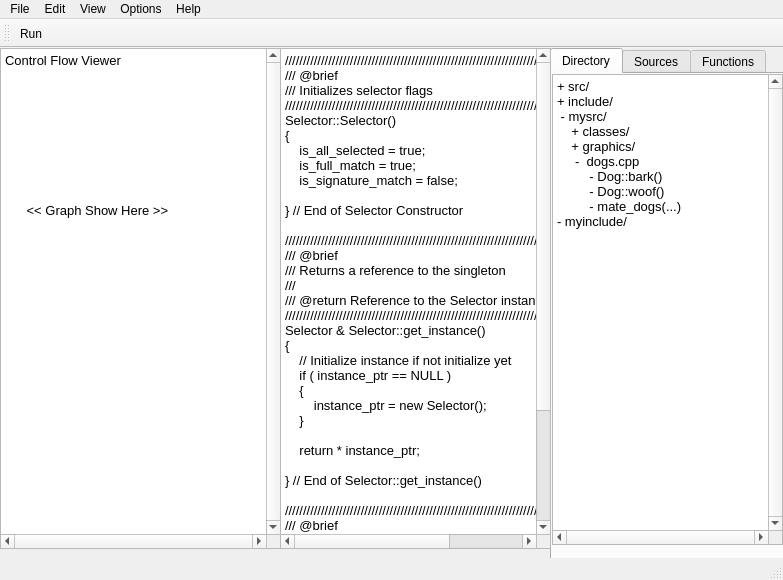
<?xml version="1.0" encoding="UTF-8"?>
<ui version="4.0">
 <class>MainWindow</class>
 <widget class="QMainWindow" name="MainWindow">
  <property name="geometry">
   <rect>
    <x>0</x>
    <y>0</y>
    <width>783</width>
    <height>580</height>
   </rect>
  </property>
  <property name="windowTitle">
   <string>MainWindow</string>
  </property>
  <widget class="QWidget" name="centralwidget">
   <widget class="QTabWidget" name="tabWidget">
    <property name="geometry">
     <rect>
      <x>550</x>
      <y>0</y>
      <width>241</width>
      <height>531</height>
     </rect>
    </property>
    <property name="whatsThis">
     <string>Cat
</string>
    </property>
    <property name="currentIndex">
     <number>0</number>
    </property>
    <widget class="QWidget" name="tab">
     <property name="contextMenuPolicy">
      <enum>Qt::DefaultContextMenu</enum>
     </property>
     <property name="acceptDrops">
      <bool>false</bool>
     </property>
     <property name="whatsThis">
      <string/>
     </property>
     <property name="styleSheet">
      <string/>
     </property>
     <attribute name="title">
      <string>Directory</string>
     </attribute>
     <widget class="QTextEdit" name="textEdit_3">
      <property name="geometry">
       <rect>
        <x>0</x>
        <y>0</y>
        <width>231</width>
        <height>471</height>
       </rect>
      </property>
      <property name="verticalScrollBarPolicy">
       <enum>Qt::ScrollBarAlwaysOn</enum>
      </property>
      <property name="horizontalScrollBarPolicy">
       <enum>Qt::ScrollBarAlwaysOn</enum>
      </property>
      <property name="html">
       <string>&lt;!DOCTYPE HTML PUBLIC &quot;-//W3C//DTD HTML 4.0//EN&quot; &quot;http://www.w3.org/TR/REC-html40/strict.dtd&quot;&gt;
&lt;html&gt;&lt;head&gt;&lt;meta name=&quot;qrichtext&quot; content=&quot;1&quot; /&gt;&lt;style type=&quot;text/css&quot;&gt;
p, li { white-space: pre-wrap; }
&lt;/style&gt;&lt;/head&gt;&lt;body style=&quot; font-family:'Sans'; font-size:10pt; font-weight:400; font-style:normal;&quot;&gt;
&lt;p style=&quot; margin-top:0px; margin-bottom:0px; margin-left:0px; margin-right:0px; -qt-block-indent:0; text-indent:0px;&quot;&gt;+ src/&lt;/p&gt;
&lt;p style=&quot; margin-top:0px; margin-bottom:0px; margin-left:0px; margin-right:0px; -qt-block-indent:0; text-indent:0px;&quot;&gt;+ include/&lt;br /&gt; - mysrc/&lt;/p&gt;
&lt;p style=&quot; margin-top:0px; margin-bottom:0px; margin-left:0px; margin-right:0px; -qt-block-indent:0; text-indent:0px;&quot;&gt;    + classes/&lt;/p&gt;
&lt;p style=&quot; margin-top:0px; margin-bottom:0px; margin-left:0px; margin-right:0px; -qt-block-indent:0; text-indent:0px;&quot;&gt;    + graphics/&lt;/p&gt;
&lt;p style=&quot; margin-top:0px; margin-bottom:0px; margin-left:0px; margin-right:0px; -qt-block-indent:0; text-indent:0px;&quot;&gt;     -  dogs.cpp&lt;/p&gt;
&lt;p style=&quot; margin-top:0px; margin-bottom:0px; margin-left:0px; margin-right:0px; -qt-block-indent:0; text-indent:0px;&quot;&gt;         - Dog::bark()&lt;/p&gt;
&lt;p style=&quot; margin-top:0px; margin-bottom:0px; margin-left:0px; margin-right:0px; -qt-block-indent:0; text-indent:0px;&quot;&gt;         - Dog::woof()&lt;/p&gt;
&lt;p style=&quot; margin-top:0px; margin-bottom:0px; margin-left:0px; margin-right:0px; -qt-block-indent:0; text-indent:0px;&quot;&gt;         - mate_dogs(...)&lt;/p&gt;
&lt;p style=&quot; margin-top:0px; margin-bottom:0px; margin-left:0px; margin-right:0px; -qt-block-indent:0; text-indent:0px;&quot;&gt;- myinclude/&lt;/p&gt;&lt;/body&gt;&lt;/html&gt;</string>
      </property>
     </widget>
    </widget>
    <widget class="QWidget" name="tab_3">
     <attribute name="title">
      <string>Sources</string>
     </attribute>
    </widget>
    <widget class="QWidget" name="tab_2">
     <attribute name="title">
      <string>Functions</string>
     </attribute>
    </widget>
   </widget>
   <widget class="QTextEdit" name="textEdit">
    <property name="geometry">
     <rect>
      <x>280</x>
      <y>0</y>
      <width>271</width>
      <height>501</height>
     </rect>
    </property>
    <property name="verticalScrollBarPolicy">
     <enum>Qt::ScrollBarAlwaysOn</enum>
    </property>
    <property name="horizontalScrollBarPolicy">
     <enum>Qt::ScrollBarAlwaysOn</enum>
    </property>
    <property name="lineWrapMode">
     <enum>QTextEdit::NoWrap</enum>
    </property>
    <property name="html">
     <string>&lt;!DOCTYPE HTML PUBLIC &quot;-//W3C//DTD HTML 4.0//EN&quot; &quot;http://www.w3.org/TR/REC-html40/strict.dtd&quot;&gt;
&lt;html&gt;&lt;head&gt;&lt;meta name=&quot;qrichtext&quot; content=&quot;1&quot; /&gt;&lt;style type=&quot;text/css&quot;&gt;
p, li { white-space: pre-wrap; }
&lt;/style&gt;&lt;/head&gt;&lt;body style=&quot; font-family:'Sans'; font-size:10pt; font-weight:400; font-style:normal;&quot;&gt;
&lt;p style=&quot; margin-top:0px; margin-bottom:0px; margin-left:0px; margin-right:0px; -qt-block-indent:0; text-indent:0px;&quot;&gt;//////////////////////////////////////////////////////////////////////////////&lt;/p&gt;
&lt;p style=&quot; margin-top:0px; margin-bottom:0px; margin-left:0px; margin-right:0px; -qt-block-indent:0; text-indent:0px;&quot;&gt;/// @brief&lt;/p&gt;
&lt;p style=&quot; margin-top:0px; margin-bottom:0px; margin-left:0px; margin-right:0px; -qt-block-indent:0; text-indent:0px;&quot;&gt;/// Initializes selector flags&lt;/p&gt;
&lt;p style=&quot; margin-top:0px; margin-bottom:0px; margin-left:0px; margin-right:0px; -qt-block-indent:0; text-indent:0px;&quot;&gt;//////////////////////////////////////////////////////////////////////////////&lt;/p&gt;
&lt;p style=&quot; margin-top:0px; margin-bottom:0px; margin-left:0px; margin-right:0px; -qt-block-indent:0; text-indent:0px;&quot;&gt;Selector::Selector()&lt;/p&gt;
&lt;p style=&quot; margin-top:0px; margin-bottom:0px; margin-left:0px; margin-right:0px; -qt-block-indent:0; text-indent:0px;&quot;&gt;{&lt;/p&gt;
&lt;p style=&quot; margin-top:0px; margin-bottom:0px; margin-left:0px; margin-right:0px; -qt-block-indent:0; text-indent:0px;&quot;&gt;    is_all_selected = true;&lt;/p&gt;
&lt;p style=&quot; margin-top:0px; margin-bottom:0px; margin-left:0px; margin-right:0px; -qt-block-indent:0; text-indent:0px;&quot;&gt;    is_full_match = true;&lt;/p&gt;
&lt;p style=&quot; margin-top:0px; margin-bottom:0px; margin-left:0px; margin-right:0px; -qt-block-indent:0; text-indent:0px;&quot;&gt;    is_signature_match = false;&lt;/p&gt;
&lt;p style=&quot;-qt-paragraph-type:empty; margin-top:0px; margin-bottom:0px; margin-left:0px; margin-right:0px; -qt-block-indent:0; text-indent:0px;&quot;&gt;&lt;/p&gt;
&lt;p style=&quot; margin-top:0px; margin-bottom:0px; margin-left:0px; margin-right:0px; -qt-block-indent:0; text-indent:0px;&quot;&gt;} // End of Selector Constructor&lt;/p&gt;
&lt;p style=&quot;-qt-paragraph-type:empty; margin-top:0px; margin-bottom:0px; margin-left:0px; margin-right:0px; -qt-block-indent:0; text-indent:0px;&quot;&gt;&lt;/p&gt;
&lt;p style=&quot; margin-top:0px; margin-bottom:0px; margin-left:0px; margin-right:0px; -qt-block-indent:0; text-indent:0px;&quot;&gt;//////////////////////////////////////////////////////////////////////////////&lt;/p&gt;
&lt;p style=&quot; margin-top:0px; margin-bottom:0px; margin-left:0px; margin-right:0px; -qt-block-indent:0; text-indent:0px;&quot;&gt;/// @brief&lt;/p&gt;
&lt;p style=&quot; margin-top:0px; margin-bottom:0px; margin-left:0px; margin-right:0px; -qt-block-indent:0; text-indent:0px;&quot;&gt;/// Returns a reference to the singleton&lt;/p&gt;
&lt;p style=&quot; margin-top:0px; margin-bottom:0px; margin-left:0px; margin-right:0px; -qt-block-indent:0; text-indent:0px;&quot;&gt;///&lt;/p&gt;
&lt;p style=&quot; margin-top:0px; margin-bottom:0px; margin-left:0px; margin-right:0px; -qt-block-indent:0; text-indent:0px;&quot;&gt;/// @return Reference to the Selector instance&lt;/p&gt;
&lt;p style=&quot; margin-top:0px; margin-bottom:0px; margin-left:0px; margin-right:0px; -qt-block-indent:0; text-indent:0px;&quot;&gt;//////////////////////////////////////////////////////////////////////////////&lt;/p&gt;
&lt;p style=&quot; margin-top:0px; margin-bottom:0px; margin-left:0px; margin-right:0px; -qt-block-indent:0; text-indent:0px;&quot;&gt;Selector &amp;amp; Selector::get_instance()&lt;/p&gt;
&lt;p style=&quot; margin-top:0px; margin-bottom:0px; margin-left:0px; margin-right:0px; -qt-block-indent:0; text-indent:0px;&quot;&gt;{&lt;/p&gt;
&lt;p style=&quot; margin-top:0px; margin-bottom:0px; margin-left:0px; margin-right:0px; -qt-block-indent:0; text-indent:0px;&quot;&gt;    // Initialize instance if not initialize yet&lt;/p&gt;
&lt;p style=&quot; margin-top:0px; margin-bottom:0px; margin-left:0px; margin-right:0px; -qt-block-indent:0; text-indent:0px;&quot;&gt;    if ( instance_ptr == NULL )&lt;/p&gt;
&lt;p style=&quot; margin-top:0px; margin-bottom:0px; margin-left:0px; margin-right:0px; -qt-block-indent:0; text-indent:0px;&quot;&gt;    {&lt;/p&gt;
&lt;p style=&quot; margin-top:0px; margin-bottom:0px; margin-left:0px; margin-right:0px; -qt-block-indent:0; text-indent:0px;&quot;&gt;        instance_ptr = new Selector();&lt;/p&gt;
&lt;p style=&quot; margin-top:0px; margin-bottom:0px; margin-left:0px; margin-right:0px; -qt-block-indent:0; text-indent:0px;&quot;&gt;    }&lt;/p&gt;
&lt;p style=&quot;-qt-paragraph-type:empty; margin-top:0px; margin-bottom:0px; margin-left:0px; margin-right:0px; -qt-block-indent:0; text-indent:0px;&quot;&gt;&lt;/p&gt;
&lt;p style=&quot; margin-top:0px; margin-bottom:0px; margin-left:0px; margin-right:0px; -qt-block-indent:0; text-indent:0px;&quot;&gt;    return * instance_ptr;&lt;/p&gt;
&lt;p style=&quot;-qt-paragraph-type:empty; margin-top:0px; margin-bottom:0px; margin-left:0px; margin-right:0px; -qt-block-indent:0; text-indent:0px;&quot;&gt;&lt;/p&gt;
&lt;p style=&quot; margin-top:0px; margin-bottom:0px; margin-left:0px; margin-right:0px; -qt-block-indent:0; text-indent:0px;&quot;&gt;} // End of Selector::get_instance()&lt;/p&gt;
&lt;p style=&quot;-qt-paragraph-type:empty; margin-top:0px; margin-bottom:0px; margin-left:0px; margin-right:0px; -qt-block-indent:0; text-indent:0px;&quot;&gt;&lt;/p&gt;
&lt;p style=&quot; margin-top:0px; margin-bottom:0px; margin-left:0px; margin-right:0px; -qt-block-indent:0; text-indent:0px;&quot;&gt;//////////////////////////////////////////////////////////////////////////////&lt;/p&gt;
&lt;p style=&quot; margin-top:0px; margin-bottom:0px; margin-left:0px; margin-right:0px; -qt-block-indent:0; text-indent:0px;&quot;&gt;/// @brief&lt;/p&gt;
&lt;p style=&quot; margin-top:0px; margin-bottom:0px; margin-left:0px; margin-right:0px; -qt-block-indent:0; text-indent:0px;&quot;&gt;/// Populates the selection data from the config&lt;/p&gt;
&lt;p style=&quot; margin-top:0px; margin-bottom:0px; margin-left:0px; margin-right:0px; -qt-block-indent:0; text-indent:0px;&quot;&gt;///&lt;/p&gt;
&lt;p style=&quot; margin-top:0px; margin-bottom:0px; margin-left:0px; margin-right:0px; -qt-block-indent:0; text-indent:0px;&quot;&gt;/// @param config A reference to the config&lt;/p&gt;
&lt;p style=&quot; margin-top:0px; margin-bottom:0px; margin-left:0px; margin-right:0px; -qt-block-indent:0; text-indent:0px;&quot;&gt;//////////////////////////////////////////////////////////////////////////////&lt;/p&gt;
&lt;p style=&quot; margin-top:0px; margin-bottom:0px; margin-left:0px; margin-right:0px; -qt-block-indent:0; text-indent:0px;&quot;&gt;void Selector::select( const vector&amp;lt;string&amp;gt; &amp;amp; selection_list )&lt;/p&gt;
&lt;p style=&quot; margin-top:0px; margin-bottom:0px; margin-left:0px; margin-right:0px; -qt-block-indent:0; text-indent:0px;&quot;&gt;{&lt;/p&gt;
&lt;p style=&quot; margin-top:0px; margin-bottom:0px; margin-left:0px; margin-right:0px; -qt-block-indent:0; text-indent:0px;&quot;&gt;    // If selection list is empty, then nothing default to all selected &lt;/p&gt;
&lt;p style=&quot; margin-top:0px; margin-bottom:0px; margin-left:0px; margin-right:0px; -qt-block-indent:0; text-indent:0px;&quot;&gt;    is_all_selected = ( selection_list.size() == 0 );&lt;/p&gt;
&lt;p style=&quot;-qt-paragraph-type:empty; margin-top:0px; margin-bottom:0px; margin-left:0px; margin-right:0px; -qt-block-indent:0; text-indent:0px;&quot;&gt;&lt;/p&gt;
&lt;p style=&quot;-qt-paragraph-type:empty; margin-top:0px; margin-bottom:0px; margin-left:0px; margin-right:0px; -qt-block-indent:0; text-indent:0px;&quot;&gt;&lt;/p&gt;&lt;/body&gt;&lt;/html&gt;</string>
    </property>
   </widget>
   <widget class="QTextEdit" name="textEdit_2">
    <property name="geometry">
     <rect>
      <x>0</x>
      <y>0</y>
      <width>281</width>
      <height>501</height>
     </rect>
    </property>
    <property name="verticalScrollBarPolicy">
     <enum>Qt::ScrollBarAlwaysOn</enum>
    </property>
    <property name="horizontalScrollBarPolicy">
     <enum>Qt::ScrollBarAlwaysOn</enum>
    </property>
    <property name="html">
     <string>&lt;!DOCTYPE HTML PUBLIC &quot;-//W3C//DTD HTML 4.0//EN&quot; &quot;http://www.w3.org/TR/REC-html40/strict.dtd&quot;&gt;
&lt;html&gt;&lt;head&gt;&lt;meta name=&quot;qrichtext&quot; content=&quot;1&quot; /&gt;&lt;style type=&quot;text/css&quot;&gt;
p, li { white-space: pre-wrap; }
&lt;/style&gt;&lt;/head&gt;&lt;body style=&quot; font-family:'Sans'; font-size:10pt; font-weight:400; font-style:normal;&quot;&gt;
&lt;p style=&quot; margin-top:0px; margin-bottom:0px; margin-left:0px; margin-right:0px; -qt-block-indent:0; text-indent:0px;&quot;&gt;Control Flow Viewer&lt;/p&gt;
&lt;p style=&quot;-qt-paragraph-type:empty; margin-top:0px; margin-bottom:0px; margin-left:0px; margin-right:0px; -qt-block-indent:0; text-indent:0px;&quot;&gt;&lt;/p&gt;
&lt;p style=&quot;-qt-paragraph-type:empty; margin-top:0px; margin-bottom:0px; margin-left:0px; margin-right:0px; -qt-block-indent:0; text-indent:0px;&quot;&gt;&lt;/p&gt;
&lt;p style=&quot;-qt-paragraph-type:empty; margin-top:0px; margin-bottom:0px; margin-left:0px; margin-right:0px; -qt-block-indent:0; text-indent:0px;&quot;&gt;&lt;/p&gt;
&lt;p style=&quot;-qt-paragraph-type:empty; margin-top:0px; margin-bottom:0px; margin-left:0px; margin-right:0px; -qt-block-indent:0; text-indent:0px;&quot;&gt;&lt;/p&gt;
&lt;p style=&quot;-qt-paragraph-type:empty; margin-top:0px; margin-bottom:0px; margin-left:0px; margin-right:0px; -qt-block-indent:0; text-indent:0px;&quot;&gt;&lt;/p&gt;
&lt;p style=&quot;-qt-paragraph-type:empty; margin-top:0px; margin-bottom:0px; margin-left:0px; margin-right:0px; -qt-block-indent:0; text-indent:0px;&quot;&gt;&lt;/p&gt;
&lt;p style=&quot;-qt-paragraph-type:empty; margin-top:0px; margin-bottom:0px; margin-left:0px; margin-right:0px; -qt-block-indent:0; text-indent:0px;&quot;&gt;&lt;/p&gt;
&lt;p style=&quot;-qt-paragraph-type:empty; margin-top:0px; margin-bottom:0px; margin-left:0px; margin-right:0px; -qt-block-indent:0; text-indent:0px;&quot;&gt;&lt;/p&gt;
&lt;p style=&quot;-qt-paragraph-type:empty; margin-top:0px; margin-bottom:0px; margin-left:0px; margin-right:0px; -qt-block-indent:0; text-indent:0px;&quot;&gt;&lt;/p&gt;
&lt;p style=&quot; margin-top:0px; margin-bottom:0px; margin-left:0px; margin-right:0px; -qt-block-indent:0; text-indent:0px;&quot;&gt;      &amp;lt;&amp;lt; Graph Show Here &amp;gt;&amp;gt;&lt;/p&gt;&lt;/body&gt;&lt;/html&gt;</string>
    </property>
   </widget>
  </widget>
  <widget class="QMenuBar" name="menubar">
   <property name="geometry">
    <rect>
     <x>0</x>
     <y>0</y>
     <width>783</width>
     <height>25</height>
    </rect>
   </property>
   <widget class="QMenu" name="menuFile">
    <property name="title">
     <string>File</string>
    </property>
    <addaction name="actionOpen"/>
    <addaction name="separator"/>
    <addaction name="actionSave_Project"/>
    <addaction name="actionSave_Project_As"/>
    <addaction name="separator"/>
    <addaction name="actionSave_Report"/>
    <addaction name="actionSave_Report_As"/>
    <addaction name="actionSave_All_Reports"/>
    <addaction name="separator"/>
    <addaction name="actionSave_Graph"/>
    <addaction name="actionSave_Graph_As"/>
    <addaction name="actionSave_All_Graphs"/>
    <addaction name="separator"/>
    <addaction name="actionExit"/>
   </widget>
   <widget class="QMenu" name="menuEdit">
    <property name="title">
     <string>Edit</string>
    </property>
    <addaction name="actionFind"/>
    <addaction name="actionFind_Again"/>
   </widget>
   <widget class="QMenu" name="menuOptions">
    <property name="title">
     <string>Options</string>
    </property>
   </widget>
   <widget class="QMenu" name="menuHelp">
    <property name="title">
     <string>Help</string>
    </property>
   </widget>
   <widget class="QMenu" name="menuView">
    <property name="title">
     <string>View</string>
    </property>
    <addaction name="actionToolbar"/>
    <addaction name="actionControl_Flow_Viewer"/>
    <addaction name="actionSource_Code_Viewer"/>
    <addaction name="actionProject_Explorer"/>
   </widget>
   <addaction name="menuFile"/>
   <addaction name="menuEdit"/>
   <addaction name="menuView"/>
   <addaction name="menuOptions"/>
   <addaction name="menuHelp"/>
  </widget>
  <widget class="QStatusBar" name="statusbar"/>
  <widget class="QToolBar" name="toolBar">
   <property name="windowTitle">
    <string>toolBar</string>
   </property>
   <attribute name="toolBarArea">
    <enum>TopToolBarArea</enum>
   </attribute>
   <attribute name="toolBarBreak">
    <bool>false</bool>
   </attribute>
   <addaction name="actionRun"/>
  </widget>
  <action name="actionOpen">
   <property name="text">
    <string>Open</string>
   </property>
  </action>
  <action name="actionSave_Project">
   <property name="text">
    <string>Save Project</string>
   </property>
  </action>
  <action name="actionSave_Project_As">
   <property name="text">
    <string>Save Project As</string>
   </property>
  </action>
  <action name="actionSave_Report">
   <property name="text">
    <string>Save Report</string>
   </property>
  </action>
  <action name="actionSave_Report_As">
   <property name="text">
    <string>Save Report As</string>
   </property>
  </action>
  <action name="actionSave_All_Reports">
   <property name="text">
    <string>Save All Reports</string>
   </property>
  </action>
  <action name="actionSave_Graph">
   <property name="text">
    <string>Save Graph</string>
   </property>
  </action>
  <action name="actionSave_Graph_As">
   <property name="text">
    <string>Save Graph As</string>
   </property>
  </action>
  <action name="actionSave_All_Graphs">
   <property name="text">
    <string>Save All Graphs</string>
   </property>
  </action>
  <action name="actionExit">
   <property name="text">
    <string>Exit</string>
   </property>
  </action>
  <action name="actionFind">
   <property name="text">
    <string>Find</string>
   </property>
  </action>
  <action name="actionFind_Again">
   <property name="text">
    <string>Find Again</string>
   </property>
  </action>
  <action name="actionRun">
   <property name="text">
    <string>Run</string>
   </property>
  </action>
  <action name="actionControl_Flow_Viewer">
   <property name="checkable">
    <bool>true</bool>
   </property>
   <property name="text">
    <string>Control Flow</string>
   </property>
  </action>
  <action name="actionSource_Code_Viewer">
   <property name="checkable">
    <bool>true</bool>
   </property>
   <property name="text">
    <string>Source Code</string>
   </property>
  </action>
  <action name="actionProject_Explorer">
   <property name="checkable">
    <bool>true</bool>
   </property>
   <property name="text">
    <string>Project Explorer</string>
   </property>
  </action>
  <action name="actionToolbar">
   <property name="checkable">
    <bool>true</bool>
   </property>
   <property name="text">
    <string>Action Toolbar</string>
   </property>
  </action>
 </widget>
 <resources/>
 <connections/>
</ui>
